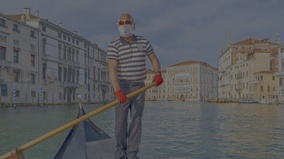
%> input picture hw2/excersize 4/method 1/venice3.jpg, 284 x 159 px, shrunk from 1180 x 663 before the run
$ octave code.m   (GNU Octave 9; MATLAB toolbox functions it lacks are replaced by stand-ins)
%> lines starting %> are read from the running program, lines starting %| are printed output that depends on the picture
I = im2double(imread("excersize 4/method 1/venice3.jpg"));

figure
subplot(2,1,1)
imshow(I);
subplot(2,1,2)
imhist(I)

Ihsv = rgb2hsv(I);
%> Ihsv: size 159x284x3 double; mean H, S, V 0.464, 0.127, 0.386
h=Ihsv(:,:,1);
s=Ihsv(:,:,2);
v=Ihsv(:,:,3);


Iadj = (imadjust(v, [0.2 0.48], [0 1]));

Iadj2 = hsv2rgb(cat(3, h, s, v));

figure
subplot(2,1,1)
imshow(Iadj2);
subplot(2,1,2)
imhist(Iadj)

%snow
A = im2double(imread("excersize 4/method 1/snow3.jpg"));
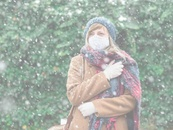
%> input picture hw2/excersize 4/method 1/snow3.jpg, 173 x 130 px, shrunk from 720 x 540 before the run

figure
subplot(2,1,1)
imshow(A);
subplot(2,1,2)
imhist(A)

Ahsv = rgb2hsv(A);
%> Ahsv: size 130x173x3 double; mean H, S, V 0.388, 0.109, 0.711
hA=Ahsv(:,:,1);
sA=Ahsv(:,:,2);
vA=Ahsv(:,:,3);


Aadj = (imadjust(vA, [0.55 0.95], [0 1]));

Aadj2 = hsv2rgb(cat(3, hA, sA, vA));

figure
subplot(2,1,1)
imshow(Aadj2);
subplot(2,1,2)
imhist(Aadj)

%myimgC
B = im2double(imread("excersize 4/method 1/myimgC.jpg"));
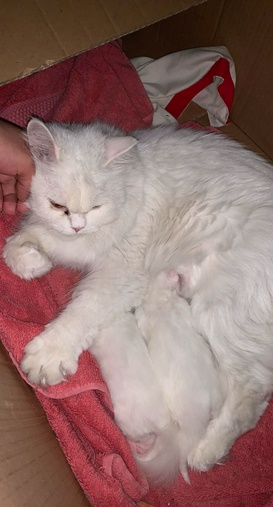
%> input picture hw2/excersize 4/method 1/myimgC.jpg, 273 x 507 px, shrunk from 1134 x 2108 before the run

figure
subplot(2,1,1)
imshow(B);
subplot(2,1,2)
imhist(B)

Bhsv = rgb2hsv(B);
%> Bhsv: size 507x273x3 double; mean H, S, V 0.305, 0.334, 0.566
hB=Bhsv(:,:,1);
sB=Bhsv(:,:,2);
vB=Bhsv(:,:,3);


Badj = (imadjust(vB, [0.1 0.8], [0 1]));

Badj2 = hsv2rgb(cat(3, hB, sB, vB));

figure
subplot(2,1,1)
imshow(Badj2);
subplot(2,1,2)
imhist(Badj)

%myimgD
C = im2double(imread("excersize 4/method 1/myimgD.jpg"));
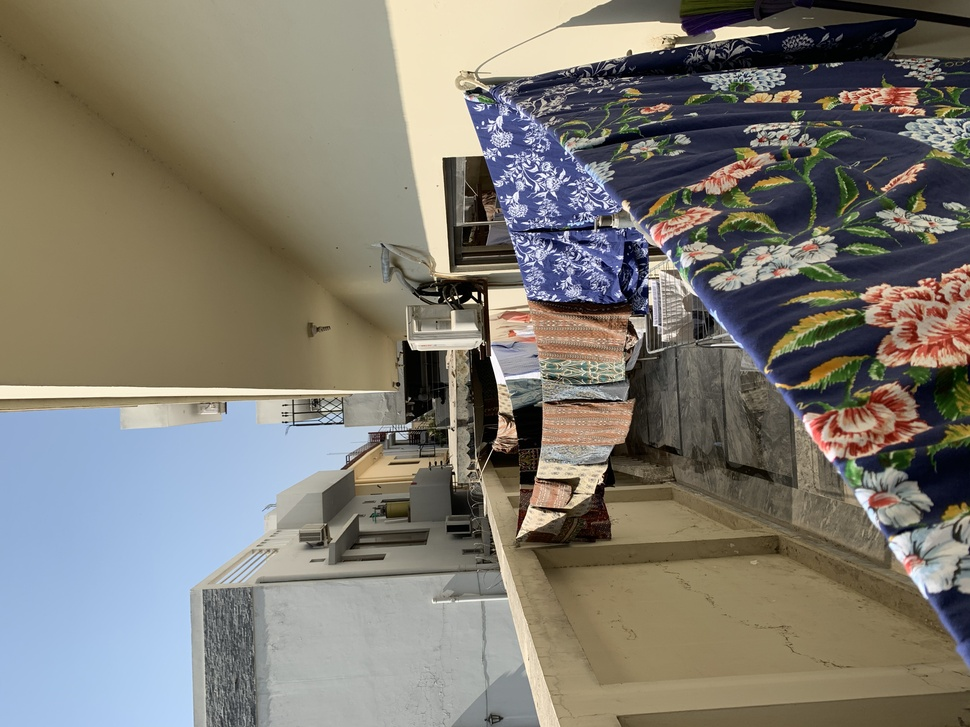
%> input picture hw2/excersize 4/method 1/myimgD.jpg, 970 x 727 px, shrunk from 4032 x 3024 before the run

figure
subplot(2,1,1)
imshow(C);
subplot(2,1,2)
imhist(C)

Chsv = rgb2hsv(C);
%> Chsv: size 727x970x3 double; mean H, S, V 0.272, 0.287, 0.542
hC=Chsv(:,:,1);
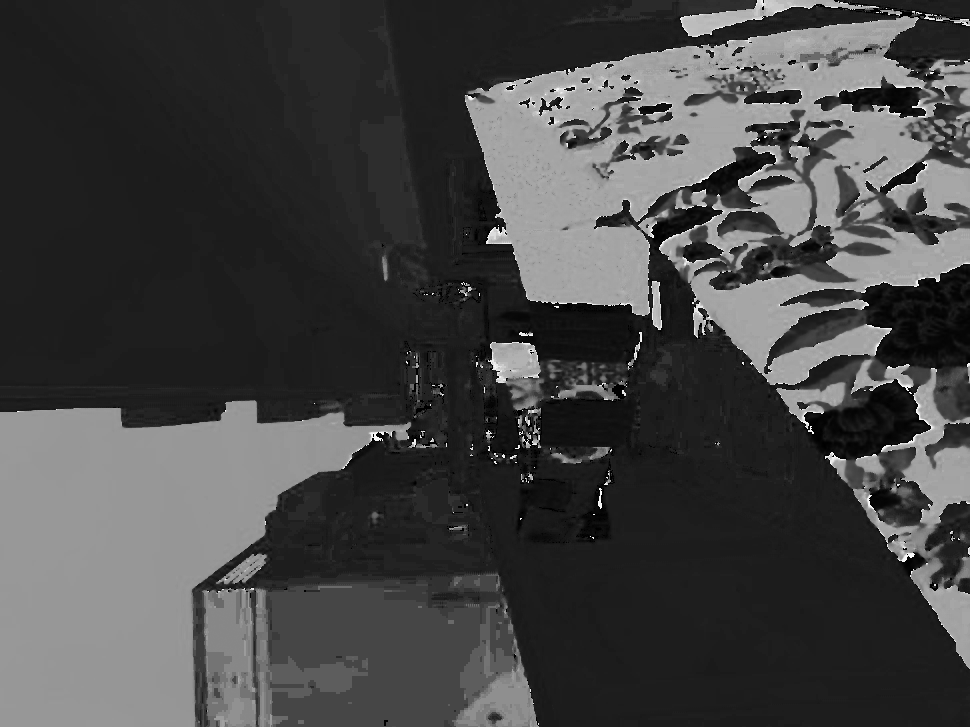
%> hC: size 727x970 double; min 0, max 0.998, mean 0.272
sC=Chsv(:,:,2);
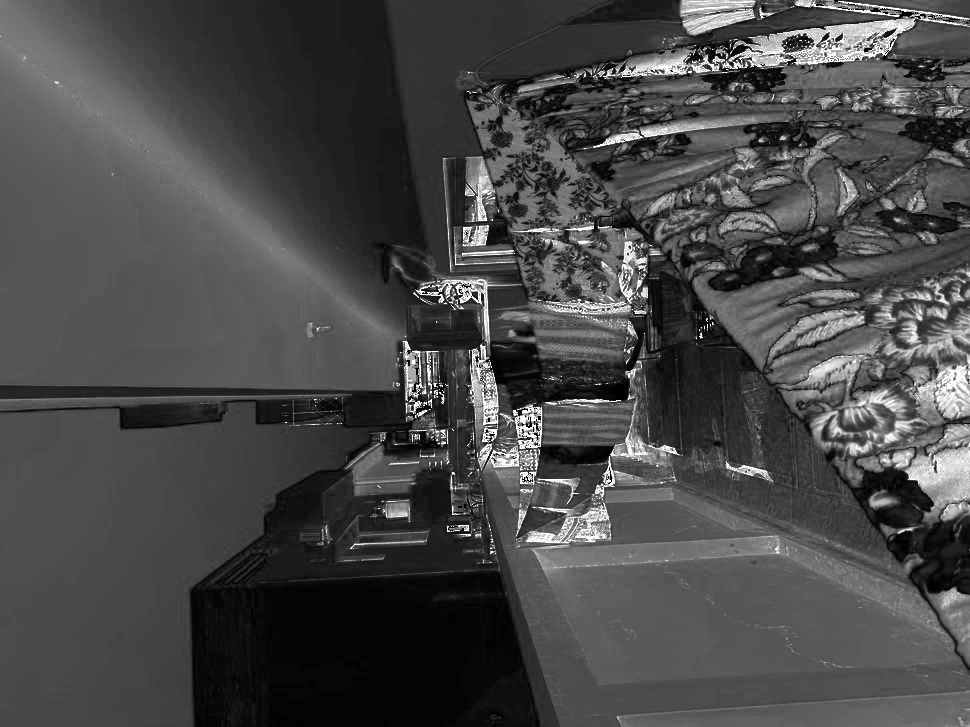
%> sC: size 727x970 double; min 0, max 1, mean 0.287
vC=Chsv(:,:,3);


Cadj = (imadjust(vC, [0.15 0.8], [0 1]));
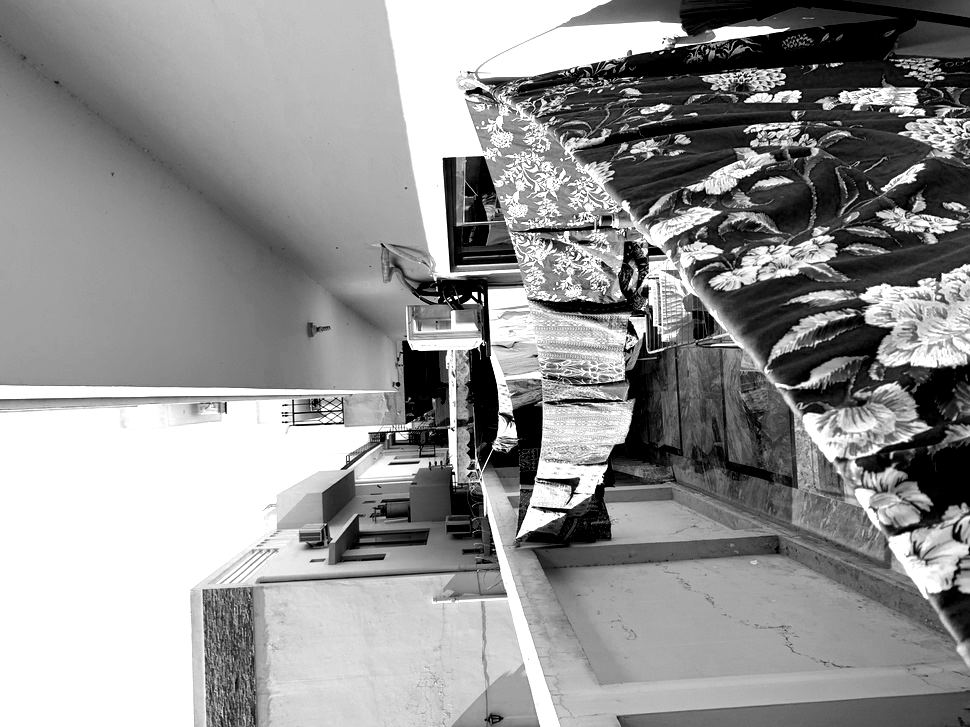
%> Cadj: size 727x970 double; min 0, max 1, mean 0.58

Cadj2 = hsv2rgb(cat(3, hC, sC, vC));

figure
subplot(2,1,1)
imshow(Cadj2);
subplot(2,1,2)
imhist(Cadj)
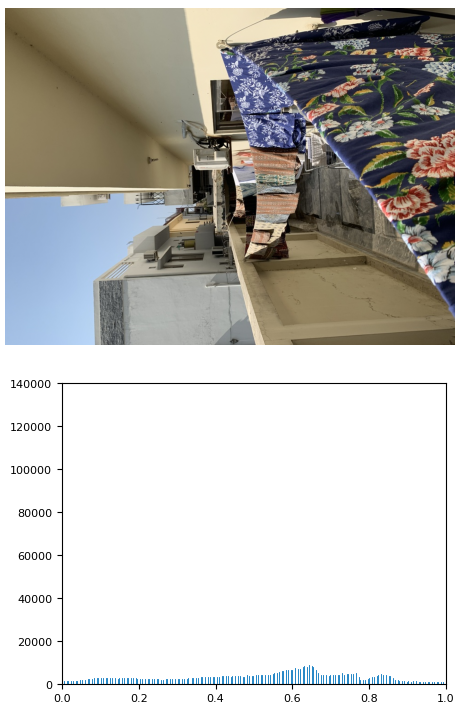
%> figure redrawn from the program's plot data, 2 panels
